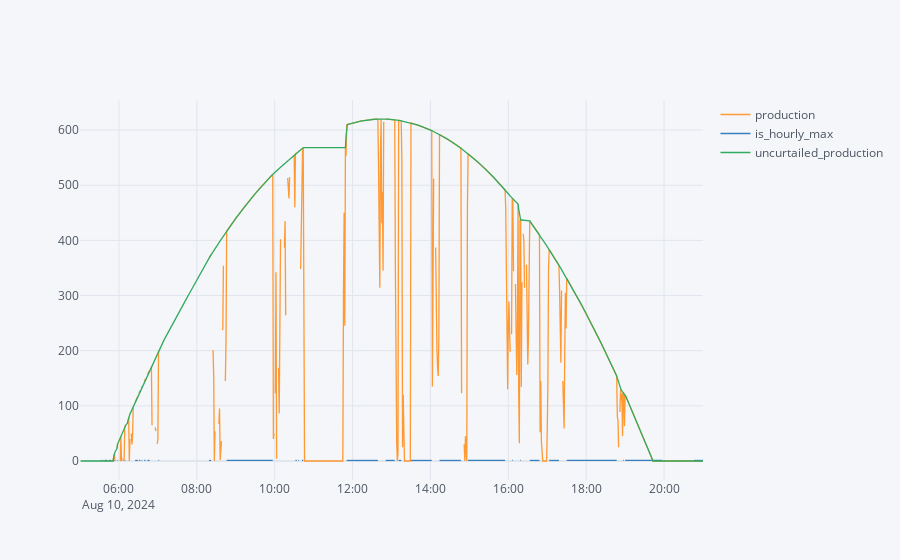

The notebook cell this image was saved under:
### Code cell
import pandas as pd
import numpy as np
import cufflinks
cufflinks.go_offline()

times = ["05:01","05:32","05:33","05:35","05:36","05:38","05:39","05:40","05:41","05:42","05:45","05:46","05:47","05:48","05:50","05:51","05:52","05:53","05:54","05:57","05:58","06:02","06:03","06:04",
         "06:05","06:07","06:08","06:09","06:10","06:13","06:15","06:16","06:17","06:19","06:20","06:21","06:22","06:25","06:26","06:27","06:28","06:29","06:31","06:32","06:33","06:35","06:36","06:39",
         "06:40","06:41","06:44","06:45","06:46","06:47","06:50","06:51","06:56","06:57","06:59","07:00","07:01","07:02","07:05","07:08","07:12","08:15","08:19","08:20","08:21","08:22","08:25","08:26",
         "08:27","08:28","08:34","08:35","08:36","08:37","08:38","08:40","08:41","08:44","08:45","09:58","09:59","10:01","10:02","10:03","10:06","10:07","10:08","10:09","10:15","10:16","10:17","10:20",
         "10:21","10:22","10:23","10:30","10:31","10:32","10:33","10:34","10:36","10:37","10:40","10:41","10:42","10:43","10:44","11:46","11:47","11:48","11:49","11:50","12:40","12:41","12:42","12:43",
         "12:44","12:45","12:46","12:47","12:48","13:06","13:07","13:08","13:09","13:10","13:16","13:17","13:18","14:03","14:04","14:05","14:08","14:09","14:10","14:11","14:12","14:13","14:14","14:48",
         "14:50","14:52","14:53","14:54","14:55","14:56","14:57","15:56","15:57","15:58","15:59","16:00","16:01","16:02","16:03","16:05","16:06","16:07","16:08","16:11","16:12","16:13","16:14","16:15",
         "16:16","16:17","16:18","16:19","16:20","16:21","16:23","16:24","16:25","16:28","16:29","16:30","16:31","16:32","16:49","16:50","16:51","17:00","17:01","17:02","17:19","17:20","17:21","17:22",
         "17:24","17:25","17:26","17:27","17:28","17:29","18:48","18:49","18:50","18:52","18:53","18:54","18:55","18:56","18:57","18:58","18:59"]
df = pd.DataFrame({"production":[0,0,0,0,0,0,0,0,0,0,0,0,0,0,0,0,8,14,0,23,31,0,45,0,5,0,4,62,65,68,80,0,40,50,30,45,98,107,110,111,114,117,123,125,128,133,136,144,146,149,157,159,162,164,172,65,61,54,
                                 31,39,199,200,209,216,225,361,368,370,372,374,201,156,0,54,67,95,2,15,36,237,354,145,221,40,50,123,342,4,169,86,245,402,387,435,264,513,498,476,515,555,460,557,558,559,
                                 561,562,348,456,566,567,568,301,450,245,568,553,534,423,314,562,620,431,487,345,615,345,42,35,0,14,544,25,120,135,452,512,387,214,201,169,154,225,592,123,0,30,0,45,0,0,
                                 460,460,350,240,130,249,289,231,198,230,476,475,344,321,256,156,231,466,123,32,438,437,134,324,412,398,314,356,241,175,221,321,52,145,35,54,145,350,310,254,178,309,145,
                                 101,59,201,305,240,80,74,25,89,130,110,122,45,124,123,63]},
                  index=[f"2024-08-10 {t}" for t in times])
df.index = pd.to_datetime(df.index)
df = df.reindex(pd.date_range("2024-08-10 05:00:00","2024-08-10 21:00:00",freq="1min"))
a = 0.5
b = 240

def parabola_index(index: pd.Index, a: float, b: float, xt: pd.Timestamp, res: str = "15min"):
    index = pd.to_datetime(index)
    s,e = index.values[0],index.values[-1]
    xt = pd.Timestamp(xt)
    if xt < s or xt > e:
        raise ValueError("xt must be in between start and end of index")
    shifted_index = (index - xt) / pd.to_timedelta(res)
    return a*(shifted_index.values**2) + b
# print(df.index.values)
# print(parabola_index(df.index, -0.5, 240, "2024-08-10 12:45:00"))
df["parabola"] = np.fmax(parabola_index(df.index, -0.8, 620, "2024-08-10 12:45:00"), 0)
df.loc["2024-08-10 08:46:00":"2024-08-10 09:57:00","production"] = df.loc["2024-08-10 08:46:00":"2024-08-10 09:57:00","parabola"]
df.loc["2024-08-10 10:45:00":"2024-08-10 11:45:00","production"] = 0
df.loc["2024-08-10 11:51:00":"2024-08-10 12:39:00","production"] = df.loc["2024-08-10 11:51:00":"2024-08-10 12:39:00","parabola"]
df.loc["2024-08-10 12:51:00":"2024-08-10 13:05:00","production"] = df.loc["2024-08-10 12:51:00":"2024-08-10 13:05:00","parabola"]
df.loc["2024-08-10 13:11:00":"2024-08-10 13:15:00","production"] = df.loc["2024-08-10 13:11:00":"2024-08-10 13:15:00","parabola"]
df.loc["2024-08-10 13:19:00":"2024-08-10 13:29:00","production"] = 0
df.loc["2024-08-10 13:30:00":"2024-08-10 14:02:00","production"] = df.loc["2024-08-10 13:30:00":"2024-08-10 14:02:00","parabola"]
df.loc["2024-08-10 14:15:00":"2024-08-10 14:47:00","production"] = df.loc["2024-08-10 14:15:00":"2024-08-10 14:47:00","parabola"]
df.loc["2024-08-10 14:58:00":"2024-08-10 15:55:00","production"] = df.loc["2024-08-10 14:58:00":"2024-08-10 15:55:00","parabola"]
df.loc["2024-08-10 16:33:00":"2024-08-10 16:48:00","production"] = df.loc["2024-08-10 16:33:00":"2024-08-10 16:48:00","parabola"]
df.loc["2024-08-10 16:52:00":"2024-08-10 16:59:00","production"] = 0
df.loc["2024-08-10 17:03:00":"2024-08-10 17:18:00","production"] = df.loc["2024-08-10 17:03:00":"2024-08-10 17:18:00","parabola"]
df.loc["2024-08-10 17:30:00":"2024-08-10 18:47:00","production"] = df.loc["2024-08-10 17:30:00":"2024-08-10 18:47:00","parabola"]
df.loc["2024-08-10 19:00:00":"2024-08-10 21:00:00","production"] = df.loc["2024-08-10 19:00:00":"2024-08-10 21:00:00","parabola"]
df["is_hourly_max"] = 1
minutes = 64
df["is_hourly_max2"] = df["production"].rolling(f"{minutes}min").max().shift(freq=f"-{minutes-1}min")
df.loc[(df["production"].rolling(f"{minutes}min").max() != df["production"]) & (df["is_hourly_max2"] != df["production"]), "is_hourly_max"] = np.nan
df.drop(columns=["parabola","is_hourly_max2"], inplace=True)
df["uncurtailed_production"] = (df["is_hourly_max"] * df["production"]).interpolate("linear")
df.iplot()

### Figure 1 — Plotly figure (JSON) as saved in the notebook; plotly's stock layout.template omitted (floating-point values rounded to 4 significant figures; data arrays with more than 128 entries replaced by an {"elided": "..."} marker saying what was removed)
{"data": [{"line": {"color": "rgba(255, 153, 51, 1.0)", "dash": "solid", "shape": "linear", "width": 1.3}, "mode": "lines", "name": "production", "text": "", "type": "scatter", "x": {"elided": "961 str values"}, "y": {"elided": "961 mixed values"}}, {"line": {"color": "rgba(55, 128, 191, 1.0)", "dash": "solid", "shape": "linear", "width": 1.3}, "mode": "lines", "name": "is_hourly_max", "text": "", "type": "scatter", "x": {"elided": "961 str values"}, "y": {"elided": "961 mixed values"}}, {"line": {"color": "rgba(50, 171, 96, 1.0)", "dash": "solid", "shape": "linear", "width": 1.3}, "mode": "lines", "name": "uncurtailed_production", "text": "", "type": "scatter", "x": {"elided": "961 str values"}, "y": {"elided": "961 mixed values"}}], "layout": {"legend": {"bgcolor": "#F5F6F9", "font": {"color": "#4D5663"}}, "paper_bgcolor": "#F5F6F9", "plot_bgcolor": "#F5F6F9", "title": {"font": {"color": "#4D5663"}}, "xaxis": {"gridcolor": "#E1E5ED", "showgrid": true, "tickfont": {"color": "#4D5663"}, "title": {"font": {"color": "#4D5663"}, "text": ""}, "zerolinecolor": "#E1E5ED"}, "yaxis": {"gridcolor": "#E1E5ED", "showgrid": true, "tickfont": {"color": "#4D5663"}, "title": {"font": {"color": "#4D5663"}, "text": ""}, "zerolinecolor": "#E1E5ED"}}}
